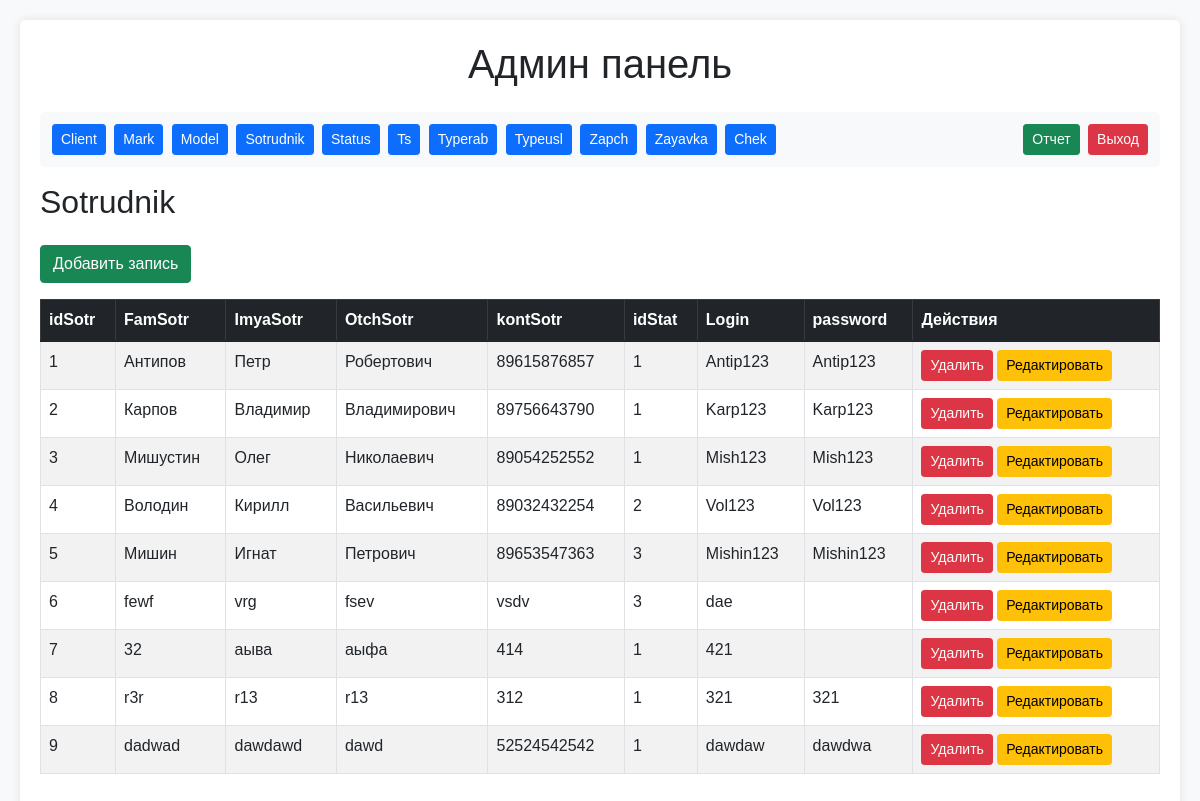
The app's page /admin.php?table=sotrudnik (signed in) with its own data.
### tables this page shows
CREATE TABLE `sotrudnik` (
  `idSotr` int NOT NULL,
  `FamSotr` varchar(15) DEFAULT NULL,
  `ImyaSotr` varchar(10) DEFAULT NULL,
  `OtchSotr` varchar(15) DEFAULT NULL,
  `kontSotr` varchar(11) DEFAULT NULL,
  `idStat` int DEFAULT NULL,
  `Login` varchar(15) DEFAULT NULL,
  `password` varchar(15) DEFAULT NULL
);

### admin.php (the view, shortened to what this page needs)
<?php
require_once 'config.php';
$stmt = $pdo->prepare("SELECT FamSotr, ImyaSotr FROM sotrudnik WHERE idSotr = ?");
$stmt->execute([$_SESSION['user_id']]);
$user = $stmt->fetch();
$tables = ['client', 'mark', 'model', 'sotrudnik', 'status', 'ts', 'typerab', 'typeusl', 'zapch', 'zayavka', 'chek'];
$current_table = isset($_GET['table']) ? $_GET['table'] : null;
if ($current_table && in_array($current_table, $tables)) {
    $stmt = $pdo->query("DESCRIBE $current_table");
    $columns_info = $stmt->fetchAll(PDO::FETCH_ASSOC);
    $columns = [];
    $primary_key_column = '';
    foreach ($columns_info as $col_info) {
        $columns[] = $col_info['Field'];
        if ($col_info['Key'] === 'PRI') {
            $primary_key_column = $col_info['Field'];
        }
    }
    $stmt = $pdo->query("SELECT * FROM $current_table");
    $data = $stmt->fetchAll(PDO::FETCH_ASSOC);
}
?>
<!DOCTYPE html>
<html>
<head>
    <link href="https://cdn.jsdelivr.net/npm/bootstrap@5.1.3/dist/css/bootstrap.min.css" rel="stylesheet">
    <link href="style.css" rel="stylesheet">
</head>
<body>
    <div class="container">
        <h1 class="text-center mb-4">Админ панель</h1>
        <div class="nav mb-3 d-flex justify-content-between align-items-center">
            <div>
                <?php foreach ($tables as $table): ?>
                    <a href="?table=<?php echo $table; ?>" class="btn btn-primary btn-sm"><?php echo ucfirst($table); ?></a>
                <?php endforeach; ?>
            </div>
            <div>
                <a href="report.php" class="btn btn-success btn-sm">Отчет</a>
                <a href="logout.php" class="btn btn-danger btn-sm">Выход</a>
            </div>
        </div>
        <?php if (!$current_table): ?>
            <div class="welcome-message">
                <h2>Добро пожаловать, <?php echo $user['FamSotr'] . ' ' . $user['ImyaSotr']; ?>!</h2>
                <p>Выберите таблицу для работы из меню выше.</p>
            </div>
        <?php elseif (isset($data)): ?>
            <h2 class="mb-4"><?php echo ucfirst($current_table); ?></h2>
            <button onclick="showAddForm()" class="btn btn-success mb-3">Добавить запись</button>
            <div class="table-responsive">
                <table class="table table-striped table-bordered">
                    <thead class="table-dark">
                        <tr>
                            <?php foreach ($columns as $column): ?>
                                <th><?php echo $column; ?></th>
                            <?php endforeach; ?>
                            <th>Действия</th>
                        </tr>
                    </thead>
                    <tbody>
                        <?php foreach ($data as $row): ?>
                            <tr>
                                <?php foreach ($columns as $column): ?>
                                    <td><?php echo htmlspecialchars($row[$column]); ?></td>
                                <?php endforeach; ?>
                                <td>
                                    <form method="POST" style="display: inline;">
                                        <button type="submit" class="btn btn-danger btn-sm">Удалить</button>
                                    </form>
                                    <button onclick="editRow(<?php echo htmlspecialchars(json_encode($row)); ?>, '<?php echo $primary_key_column; ?>')" class="btn btn-warning btn-sm">Редактировать</button>
                                </td>
                            </tr>
                        <?php endforeach; ?>
                    </tbody>
                </table>
            </div>
        <?php endif; ?>
    </div>
</body>
</html>

### style.css (style rules this page uses)
body { font-family: Arial, sans-serif; margin: 20px; background-color: #f8f9fa; }
.container { max-width: 1200px; margin: 0 auto; padding: 20px; background-color: white; border-radius: 5px; box-shadow: 0 0 10px rgba(0,0,0,0.1); }
.nav { margin-bottom: 20px; padding: 10px; background-color: #f8f9fa; border-radius: 5px; }
.nav .btn { margin: 2px; }

### records on screen
sotrudnik: idSotr "1", FamSotr "Антипов", ImyaSotr "Петр", OtchSotr "Робертович", kontSotr "89615876857", idStat "1", Login "Antip123", password "Antip123"
sotrudnik: idSotr "2", FamSotr "Карпов", ImyaSotr "Владимир", OtchSotr "Владимирович", kontSotr "89756643790", idStat "1", Login "Karp123", password "Karp123"
sotrudnik: idSotr "3", FamSotr "Мишустин", ImyaSotr "Олег", OtchSotr "Николаевич", kontSotr "89054252552", idStat "1", Login "Mish123", password "Mish123"
sotrudnik: idSotr "4", FamSotr "Володин", ImyaSotr "Кирилл", OtchSotr "Васильевич", kontSotr "89032432254", idStat "2", Login "Vol123", password "Vol123"
sotrudnik: idSotr "5", FamSotr "Мишин", ImyaSotr "Игнат", OtchSotr "Петрович", kontSotr "89653547363", idStat "3", Login "Mishin123", password "Mishin123"
sotrudnik: idSotr "6", FamSotr "fewf", ImyaSotr "vrg", OtchSotr "fsev", kontSotr "vsdv", idStat "3", Login "dae"
sotrudnik: idSotr "7", FamSotr "32", ImyaSotr "аыва", OtchSotr "аыфа", kontSotr "414", idStat "1", Login "421"
sotrudnik: idSotr "8", FamSotr "r3r", ImyaSotr "r13", OtchSotr "r13", kontSotr "312", idStat "1", Login "321", password "321"
sotrudnik: idSotr "9", FamSotr "dadwad", ImyaSotr "dawdawd", OtchSotr "dawd", kontSotr "52524542542", idStat "1", Login "dawdaw", password "dawdwa"

### other values on screen
$table "Client"
$table "Mark"
$table "Model"
$table "Sotrudnik"
$table "Status"
$table "Ts"
$table "Typerab"
$table "Typeusl"
$table "Zapch"
$table "Zayavka"
$table "Chek"
$current_table "Sotrudnik"
$column "idSotr"
$column "FamSotr"
$column "ImyaSotr"
